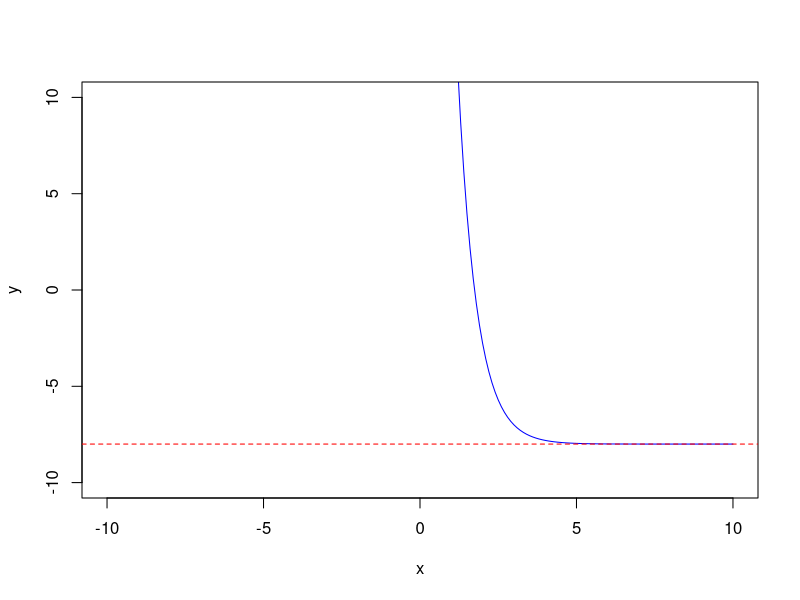

The R source for this figure:
## ---- chunk 1
options(scipen=99)
## B^(x-h)+k
## log_B(x-h)+k
B = signif(2^(runif(1,1.1,3)*sample(c(-1,1),1)),3)
hk = sample(2:8,2)*sample(c(-1,1),2,T)
h = hk[1]
k = hk[2]
ex1 = paste0(B,"^{x+",-h,"}+",k)
ex1 = gsub("+-","-",ex1,fixed=T)

ach1 = c("horizontal asymptote","vertical asymptote")
ach2 = c(paste0("x=",-9:9),paste0("y=",-9:9))

sol1 = "10"
ans2 = paste0("y=",k,collapse="")
sol2 = paste0(1*(ans2==ach2),collapse="")

if(B<1){
    sym1 = ""
} else {
    sym1 = "-"
}

## ---- chunk 2
xs = seq(-10,10,0.1)
ys = B^(xs-h)+k
plot(xs,ys,"l",col="blue",xlab="x",ylab="y",xlim=c(-10,10),ylim=c(-10,10))
abline(h=k,col="red",lty=2)
